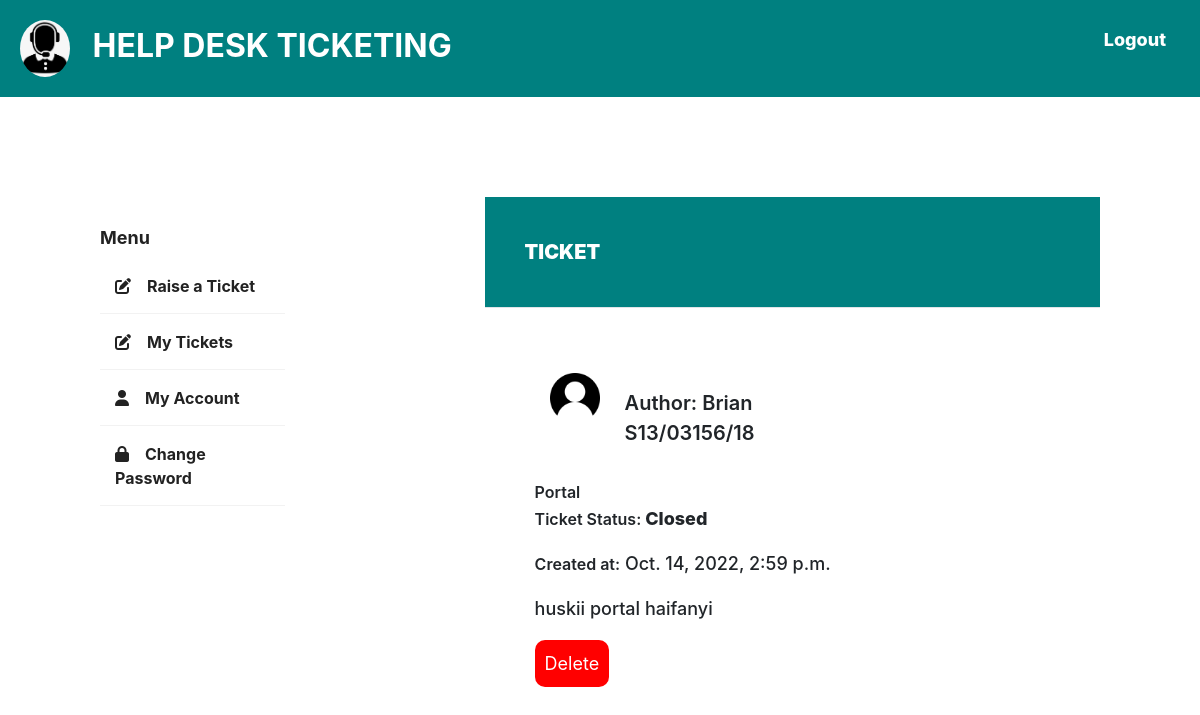
The app's page /helpdesk/ticket/3/ with its own data.
### base/models.py (models this page shows, shortened)
class Ticket(models.Model):
    ticket_id = models.AutoField(primary_key=True)
    created_by = models.ForeignKey(
        StudentProfile, on_delete=models.CASCADE, null=True, related_name='created_by')
    closed_by = models.ForeignKey(
        OfficerProfile, on_delete=models.CASCADE, null=True)
    ticket_name = models.CharField(max_length=200, blank=True)
    ticket_type = models.CharField(max_length=200, blank=True)
    ticket_description = models.TextField(max_length=200, blank=True)
    StatusChoices = [
        ('InProgress', 'InProgress'),
        ('Open', 'Open'),
        ('Closed', 'Closed'),
        ('Deferred', 'Deferred'),
    ]
    ticket_status = models.CharField(max_length=200, choices=StatusChoices,
                                     default='Open', blank=True)
    reg_no = models.CharField(max_length=200, blank=False, null=True)
    created_at = models.DateTimeField(default=datetime.now, blank=True)
    updated_at = models.DateTimeField(default=datetime.now, blank=True)
    class Meta:
        ordering = ['-created_at']

class StudentProfile(models.Model):
    user = models.OneToOneField(
        Users, on_delete=models.CASCADE, related_name='student_set')
    student_id = models.AutoField(primary_key=True)

class Users(AbstractUser):
    class Role(models.TextChoices):
        ADMIN = "ADMIN", "Admin"
        STUDENT = "STUDENT", "Student"
        OFFICER = "OFFICER", "Officer"
    role = models.CharField(
        max_length=50, choices=Role.choices, default='STUDENT')
    tracker = FieldTracker()

### base/views.py (the view)
# urls.py: path('ticket/<int:pk>/', views.Ticket_view.as_view(), name='ticket'),
class Ticket_view(DetailView):
    template_name = 'student/view_ticket.html'
    model = Ticket
    context_object_name = 'tickets'

### templates/student/view_ticket.html (shortened to what this page needs)
{% extends 'portal.html'%}
{% load static%}
{% block content %}
<div class="wrapper">
    <div class="sidebar">
        <h4>Menu</h4>
        <ul>
            <li><a href="{% url 'raise-ticket'%}"><i class="fa-solid fa-pen-to-square"></i>Raise a Ticket</a></li>
            <li><a href="{% url 'my-tickets' request.user.username%}"><i class="fa-solid fa-pen-to-square"></i>My
                    Tickets</a></li>
            <li><a href="{% url 'my-account'%}"><i class="fa-solid fa-user"></i>My Account</a></li>
            <li><a href="{% url 'change-password'%}"><i class="fa-solid fa-lock"></i>Change Password</a></li>
        </ul>
    </div>
    <div class="main_content">
        <div class="header">TICKET</div>
        <div class="view_ticket">
            <div class="user-details">
                <img src="/static/user.png">
                <h4> Author: {{ object.created_by.user.first_name}}<br>{{ object.reg_no }}</h4>
            </div>
            <span>{{ object.ticket_name}}</span>
            {% if object.ticket_status == "Open" %}
            <p style="color: red;font-weight: 800; "><span style="color: black;">Ticket Status:</span> {{ object.ticket_status }}</p>
            {% else %}
            <p style="font-weight: 800; "><span>Ticket Status:</span> {{ object.ticket_status }}</p>
            {% endif %}
            <p><span>Created at:</span> {{ object.created_at }}</p>
            <p>{{ object.ticket_description }}</p>
            <a href="{% url 'ticketdeleteview' object.ticket_id%}"><button style="background-color: red;">Delete</button></a>
        </div>
    </div>
</div>
{% endblock content %}

### static/style.css (style rules this page uses)
* { margin: 0; padding: 0; box-sizing: border-box; }
html { font-family: Poppins; font-size: 18px; line-height: 1.8; color: #222; background: #f8f8f8; font-weight: 400; font-family: Poppins; }
a { text-decoration: none; }
.wrapper { display: flex; position: relative; margin: 100px; }
.wrapper .sidebar { width: 300px; height: 100%; background: #fff; padding: 30px 0px; position: sticky; }
.wrapper .sidebar h4 { color: #222; text-align: left; font-size: 18px; font-weight: 700; }
.wrapper .sidebar ul li { padding: 15px; border-bottom: 1px solid #fff; border-bottom: 1px solid rgba(0, 0, 0, 0.05); border-top: 1px solid rgba(255, 255, 255, 0.05); list-style: none; transition: .4s; }
.wrapper .sidebar ul li a { color: #222; display: block; font-size: 16px; font-weight: 700; }
.sidebar ul a i { margin-right: 16px; }
.wrapper .main_content { width: 100%; margin-left: 200px; }
.wrapper .main_content .header { padding: 40px; background: teal; color: #fff; border-bottom: 1px solid #e0e4e8; border-top: 30px; font-weight: 1000; width: 100%; font-size: 20px; }
button { outline: none; border: none; border-radius: 10px; cursor: pointer; padding: 10px; color: #ffffff; margin-right: 10px; }
.view_ticket { justify-content: center; padding: 20px; margin: 30px; }
.view_ticket span { font-size: 16px; font-weight: 600; line-height: 0.5em; }
.view_ticket p { line-height: 1.5em; font-weight:500 ; }
.view_ticket img { width: 50px; height: 50px; margin: 5px; }
.view_ticket .user-details { display: flex; padding: 10px; }
.view_ticket .user-details h4 { font-size: 20px; font-weight: 600; line-height: 1.5em; margin: 20px; }

### records on screen
Ticket: created_by.user.first_name "Brian", reg_no "S13/03156/18", ticket_name "Portal", ticket_status "Closed", created_at "Oct. 14, 2022, 2:59 p.m.", ticket_description "huskii portal haifanyi"
